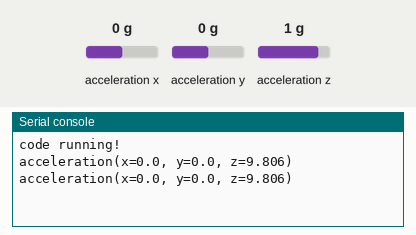
Simulated run of this program. Board: Raspberry Pi Pico running CircuitPython. Shown: the last lines printed to the serial console. The test bench sets the inputs (shaded band); at power-on: acceleration x 0 g, acceleration y 0 g, acceleration z 1 g.

Above: at 1.2 s.
1.3 s: acceleration x set to -1.4 g
At 2.3 s:
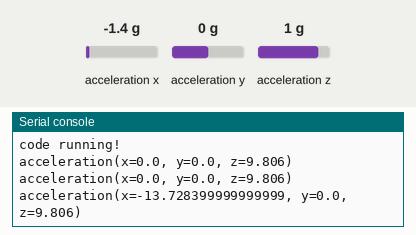
2.8 s: acceleration y set to -1.4 g
At 3.8 s:
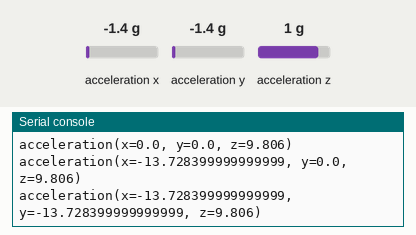
4.3 s: acceleration z set to -1.4 g
At 5.8 s:
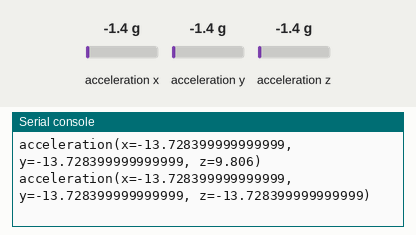

Measured:
- after the input at 1.3 s, the serial console: prints a new line after 0.70 s (image 1)
- after the input at 2.8 s, the serial console: prints a new line after 0.20 s (image 2)
- after the input at 4.3 s, the serial console: prints a new line after 0.71 s (image 3)

The program:

crash_avoidance_part_one.py
```python
#type:ignore
import board
import adafruit_mpu6050
import busio
import time

sda_pin = board.GP16 #sets pin for sda
scl_pin = board.GP17 #sets pin for scl
i2c = busio.I2C(scl_pin, sda_pin) #sets i2c
mpu = adafruit_mpu6050.MPU6050(i2c) #initiates accelerometer

print("code running!") #visual confirmation that code is running!

while True:
    print(mpu.acceleration) #print values of acceleration
    time.sleep(1) #wait one second
```
